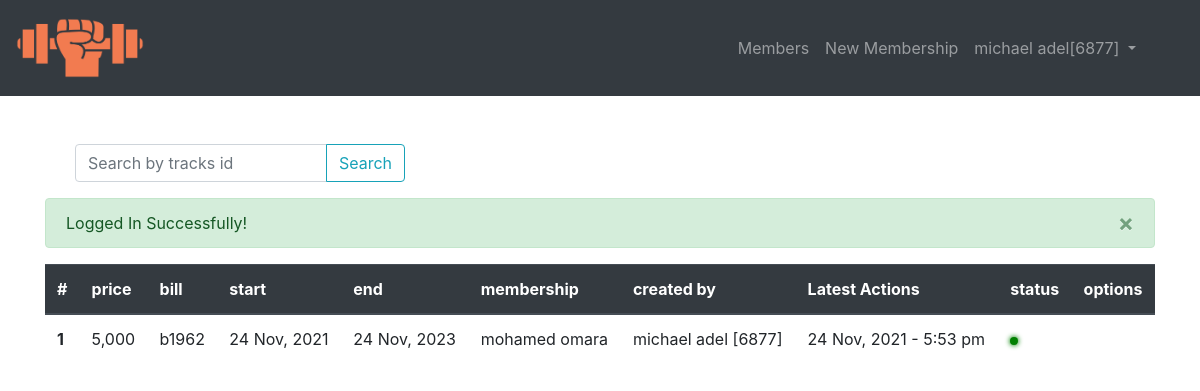
/list_tracks.php (signed in), run on the app's committed database.
### tables this page shows
CREATE TABLE `membership_track` (
  `id` int(11) NOT NULL,
  `price` decimal(5,0) NOT NULL,
  `bill` char(20) NOT NULL,
  `start_date` datetime NOT NULL,
  `end_date` datetime NOT NULL,
  `user_id` tinyint(4) NOT NULL,
  `member_id` int(11) DEFAULT NULL,
  `created_at` timestamp NOT NULL DEFAULT current_timestamp(),
  `updated_at` datetime NOT NULL,
  `action_id` tinyint(4) NOT NULL DEFAULT 0,
  `status` tinyint(1) NOT NULL DEFAULT 1
);

CREATE TABLE `membership_info` (
  `id` int(11) NOT NULL,
  `full_name` char(40) NOT NULL,
  `phone` char(11) NOT NULL
);

CREATE TABLE `users` (
  `id` tinyint(4) NOT NULL,
  `full_name` char(40) NOT NULL,
  `agent_code` smallint(6) NOT NULL,
  `email` char(40) NOT NULL,
  `password` char(255) NOT NULL,
  `status` tinyint(1) NOT NULL DEFAULT 1,
  `is_approved` tinyint(1) NOT NULL DEFAULT 0,
  `role_id` tinyint(4) NOT NULL,
  `action_id` tinyint(4) NOT NULL DEFAULT 0
);

### list_tracks.php (the view, shortened to what this page needs)
<?php
  require("inc/init.php");
  require_once("inc/nav.php");
  if($_SERVER['REQUEST_METHOD'] === "POST"){
      if(isset($_POST['search_membership'])){
        $search = clean($_POST['membership'],'string');
        $sql = "SELECT
                      `membership_track`.*,
                      `users`.`full_name` AS `agent_name`,
                      `users`.`agent_code`
                  FROM
                      `membership_track`
                  INNER JOIN
                      `users`
                  ON  `users`.`id` = `membership_track`.`user_id`
                  WHERE
                  (`membership_track`.`bill` LIKE '%{$search}%'
                  )
                  ORDER BY `membership_track`.`updated_at` DESC";
      }
  }else{
        $sql = "SELECT
                       `membership_track`.*,
                      `users`.`full_name` AS `agent_name`,
                      `users`.`agent_code`
                  FROM
                      `membership_track`
                  INNER JOIN
                      `users`
                  ON  `users`.`id` = `membership_track`.`user_id`
                  ORDER BY `membership_track`.`updated_at` DESC";
  }
  $getMembersQuery = mysqli_query($conn,$sql);
?>
 <div class="container mt-5">
   <form class="ml-auto col-md-12" action="<?=$_SERVER['PHP_SELF'];?>" method="POST">
      <div class="input-group mb-3 col-md-4">
                 <input type="text" class="form-control" name="membership" placeholder="Search by tracks id" >
                <div class="input-group-append">
                <button class="btn btn-outline-info" name="search_membership" type="submit" id="button-addon2">Search</button>
                </div>
      </div>
  </form>
   <?php if( isset($_SESSION['message'])){displayMessage();}?>
 <table class="table">
      <thead class="thead-dark">
        <tr>
        <th scope="col">#</th>
          <th scope="col">price	</th>
          <th scope="col">bill </th>
          <th scope="col">start </th>
          <th scope="col">end </th>
          <th scope="col">membership</th>
          <th scope="col">created by </th>
          <th scope="col">Latest Actions </th>
          <th scope="col">status </th>
          <th scope="col">options </th>
        </tr>
      </thead>
      <tbody>
        <?php
          $greenCircle ="<span style='width: 0.5rem;height: 0.5rem;background-color: green;display: inline-block;border-radius: 50%;box-shadow: 0 0 5px 0.5px green;'></span>";
          $yellowCircle = "<span style='width: 0.5rem;height: 0.5rem;background-color: #d7d72c;display: inline-block;border-radius: 50%;box-shadow: 0 0 5px 0.5px #d7d72c;'></span>";
        $i_track = 0;
        while($memberLists = mysqli_fetch_assoc($getMembersQuery)): ?>
            <tr>
                <th scope="row"><?=++$i_track?></th>
              <td><?= number_format($memberLists['price']);?>   </td>
              <td><?=$memberLists['bill']?></td>
              <td><?=date("j M, Y", strtotime($memberLists['start_date']))?></td>
              <td><?=date("j M, Y", strtotime($memberLists['end_date']))?></td>
              <td>
              <?php
                    $member_id = intval($memberLists['member_id']);
                   $sql = "SELECT `full_name` FROM `membership_info` WHERE `id` = {$member_id}";
                   $memQuery = mysqli_query($conn,$sql);
                   $count     = mysqli_num_rows($memQuery);
                   if($count === 1){
                     $result = mysqli_fetch_assoc($memQuery);
                     echo $result['full_name'];
                   }else{
                     echo "-";
                   }
                ?>
              </td>
              <td ><?=$memberLists['agent_name'] .' ['.$memberLists['agent_code']. ']'?></td>
              <td><?=date("j M, Y - g:i a", strtotime($memberLists['updated_at']))?></td>
              <td><?= (intval($memberLists['status']) === 1 ? $greenCircle : $yellowCircle) ?></td>
              <td>
            </td>
            </tr>
        <?php endwhile; ?>
      </tbody>
    </table>
</div>
<?php
require_once('inc/footer.php');

### data on the page
membership_track: price "5,000", bill "b1962", start_date "24 Nov, 2021", end_date "24 Nov, 2023", member.full_name "mohamed omara", user.full_name "michael adel", user.agent_code "6877", updated_at "24 Nov, 2021 - 5:53 pm"

### other printed values
$_SESSION['full_name'] "michael adel"
$_SESSION['agent_code'] "6877"
$_SESSION['message'] "Logged In Successfully! ×"
